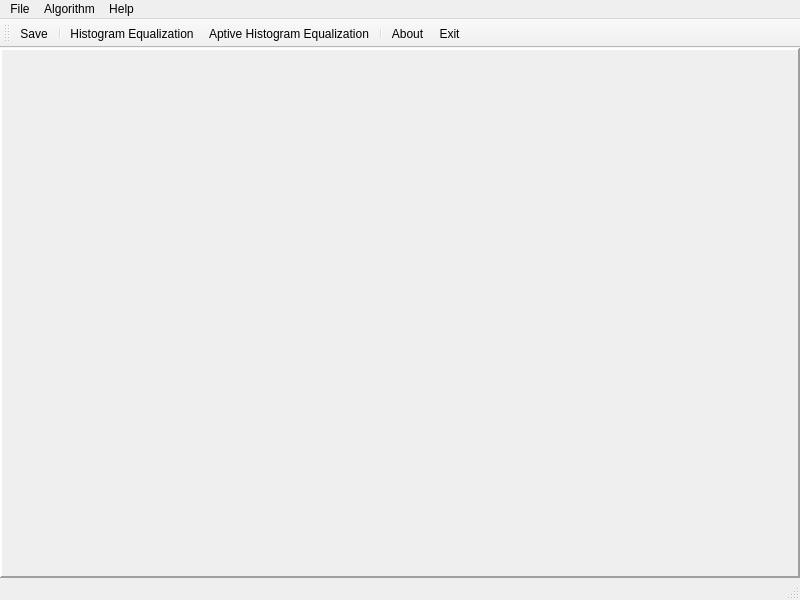
<?xml version="1.0" encoding="UTF-8"?>
<ui version="4.0">
 <class>ImageSimilarityView</class>
 <widget class="QMainWindow" name="ImageSimilarityView">
  <property name="geometry">
   <rect>
    <x>0</x>
    <y>0</y>
    <width>800</width>
    <height>600</height>
   </rect>
  </property>
  <property name="minimumSize">
   <size>
    <width>400</width>
    <height>300</height>
   </size>
  </property>
  <property name="windowTitle">
   <string>MainWindow</string>
  </property>
  <widget class="QWidget" name="centralwidget">
   <layout class="QVBoxLayout" name="verticalLayout">
    <property name="spacing">
     <number>0</number>
    </property>
    <property name="leftMargin">
     <number>0</number>
    </property>
    <property name="topMargin">
     <number>0</number>
    </property>
    <property name="rightMargin">
     <number>0</number>
    </property>
    <property name="bottomMargin">
     <number>0</number>
    </property>
    <item>
     <widget class="QSplitter" name="splitterBox">
      <property name="sizePolicy">
       <sizepolicy hsizetype="Expanding" vsizetype="Expanding">
        <horstretch>0</horstretch>
        <verstretch>0</verstretch>
       </sizepolicy>
      </property>
      <property name="frameShape">
       <enum>QFrame::Panel</enum>
      </property>
      <property name="frameShadow">
       <enum>QFrame::Raised</enum>
      </property>
      <property name="lineWidth">
       <number>1</number>
      </property>
      <property name="orientation">
       <enum>Qt::Vertical</enum>
      </property>
      <property name="handleWidth">
       <number>3</number>
      </property>
      <widget class="QWidget" name="ImageWidget" native="true">
       <property name="sizePolicy">
        <sizepolicy hsizetype="Fixed" vsizetype="Fixed">
         <horstretch>0</horstretch>
         <verstretch>0</verstretch>
        </sizepolicy>
       </property>
       <property name="minimumSize">
        <size>
         <width>0</width>
         <height>0</height>
        </size>
       </property>
       <layout class="QVBoxLayout" name="verticalLayout_2">
        <property name="spacing">
         <number>0</number>
        </property>
        <property name="leftMargin">
         <number>0</number>
        </property>
        <property name="topMargin">
         <number>0</number>
        </property>
        <property name="rightMargin">
         <number>0</number>
        </property>
        <property name="bottomMargin">
         <number>0</number>
        </property>
        <item>
         <widget class="QSplitter" name="splitterImage">
          <property name="sizePolicy">
           <sizepolicy hsizetype="Expanding" vsizetype="Expanding">
            <horstretch>0</horstretch>
            <verstretch>0</verstretch>
           </sizepolicy>
          </property>
          <property name="frameShape">
           <enum>QFrame::Panel</enum>
          </property>
          <property name="frameShadow">
           <enum>QFrame::Raised</enum>
          </property>
          <property name="lineWidth">
           <number>1</number>
          </property>
          <property name="orientation">
           <enum>Qt::Horizontal</enum>
          </property>
          <property name="handleWidth">
           <number>3</number>
          </property>
          <property name="childrenCollapsible">
           <bool>false</bool>
          </property>
         </widget>
        </item>
       </layout>
      </widget>
     </widget>
    </item>
   </layout>
  </widget>
  <widget class="QStatusBar" name="statusbar"/>
  <widget class="QMenuBar" name="menubar">
   <property name="geometry">
    <rect>
     <x>0</x>
     <y>0</y>
     <width>800</width>
     <height>25</height>
    </rect>
   </property>
   <widget class="QMenu" name="menu_File">
    <property name="title">
     <string>File</string>
    </property>
    <addaction name="ac_Save"/>
    <addaction name="separator"/>
    <addaction name="ac_Exit"/>
   </widget>
   <widget class="QMenu" name="menu_Algorithm">
    <property name="title">
     <string>Algorithm</string>
    </property>
    <widget class="QMenu" name="menu_Histogram">
     <property name="title">
      <string>Histogram</string>
     </property>
     <addaction name="ac_Histogram"/>
     <addaction name="ac_HistogramSub"/>
    </widget>
    <widget class="QMenu" name="menu_SIFT">
     <property name="title">
      <string>SIFT</string>
     </property>
     <addaction name="ac_Test"/>
    </widget>
    <widget class="QMenu" name="menu_HASH">
     <property name="title">
      <string>HASH</string>
     </property>
     <addaction name="ac_Test2"/>
    </widget>
    <addaction name="menu_Histogram"/>
    <addaction name="menu_SIFT"/>
    <addaction name="menu_HASH"/>
   </widget>
   <widget class="QMenu" name="menuHelp">
    <property name="title">
     <string>Help</string>
    </property>
    <addaction name="ac_About_Contents"/>
    <addaction name="ac_About"/>
   </widget>
   <addaction name="menu_File"/>
   <addaction name="menu_Algorithm"/>
   <addaction name="menuHelp"/>
  </widget>
  <widget class="QToolBar" name="toolBar">
   <property name="enabled">
    <bool>true</bool>
   </property>
   <property name="maximumSize">
    <size>
     <width>16777215</width>
     <height>30</height>
    </size>
   </property>
   <property name="windowTitle">
    <string>toolBar</string>
   </property>
   <property name="iconSize">
    <size>
     <width>20</width>
     <height>20</height>
    </size>
   </property>
   <attribute name="toolBarArea">
    <enum>TopToolBarArea</enum>
   </attribute>
   <attribute name="toolBarBreak">
    <bool>false</bool>
   </attribute>
   <addaction name="ac_Save"/>
   <addaction name="separator"/>
   <addaction name="ac_Histogram"/>
   <addaction name="ac_HistogramSub"/>
   <addaction name="separator"/>
   <addaction name="ac_About"/>
   <addaction name="ac_Exit"/>
  </widget>
  <action name="ac_Save">
   <property name="text">
    <string>Save</string>
   </property>
   <property name="shortcut">
    <string>Ctrl+S</string>
   </property>
  </action>
  <action name="ac_Histogram">
   <property name="text">
    <string>Histogram Equalization</string>
   </property>
   <property name="shortcut">
    <string>Ctrl+H</string>
   </property>
  </action>
  <action name="ac_HistogramSub">
   <property name="text">
    <string>Aptive Histogram Equalization</string>
   </property>
  </action>
  <action name="ac_Test">
   <property name="text">
    <string>test</string>
   </property>
  </action>
  <action name="ac_Test2">
   <property name="text">
    <string>test2</string>
   </property>
  </action>
  <action name="ac_Exit">
   <property name="text">
    <string>Exit</string>
   </property>
   <property name="shortcut">
    <string>Ctrl+X</string>
   </property>
  </action>
  <action name="ac_About">
   <property name="text">
    <string>About</string>
   </property>
  </action>
  <action name="ac_About_Contents">
   <property name="text">
    <string>About Contents</string>
   </property>
  </action>
 </widget>
 <resources/>
 <connections/>
</ui>
